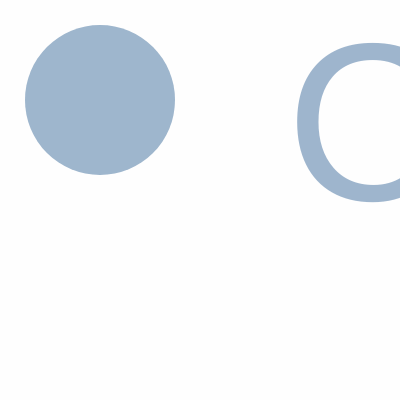
Frame 1 (no input)
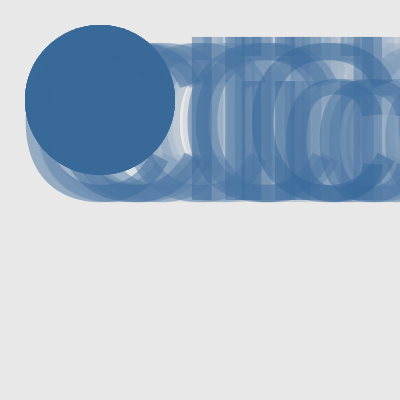
Frame 60 (no input)
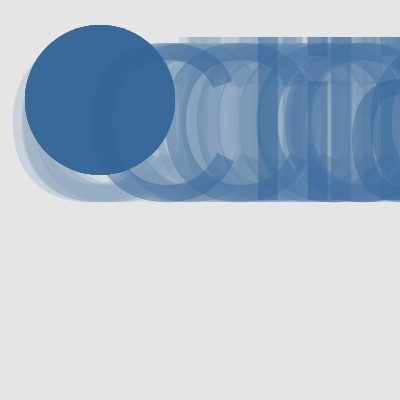
Frame 120 (the mouse pressed at the canvas centre since frame 60)

The p5.js sketch that drew these frames (run headless with seeded random() and noise() and a simulated clock; from frame 60 on, the mouse is pressed at the canvas centre):

// p5.js sketch
// ── sketch.js
let btClick;
let slSize;
let colSize;

function setup() {
  createCanvas(400, 400);
  btClick = createButton("Click me");
  slSize = createSlider(5, 45);
  colSize= createSlider(0,400);
  // colorMode(HSB);
}


function draw() {
  background(220, 10);
 
  let tx = slSize.value();
  let col=colSize.value();
    btClick.mouseClicked(clickFn);

  textSize(tx*5);
  
  noStroke();
  fill(col,100,150,120)
  ellipse(100,100,150,150);
  // textSize(tx);
  text("Clicked", random(0, width),
    height / 2);

  
textSize(slSize.value()); 
}
function clickFn() {
  text("Clicked", random(0, width),
    height / 2);
}
